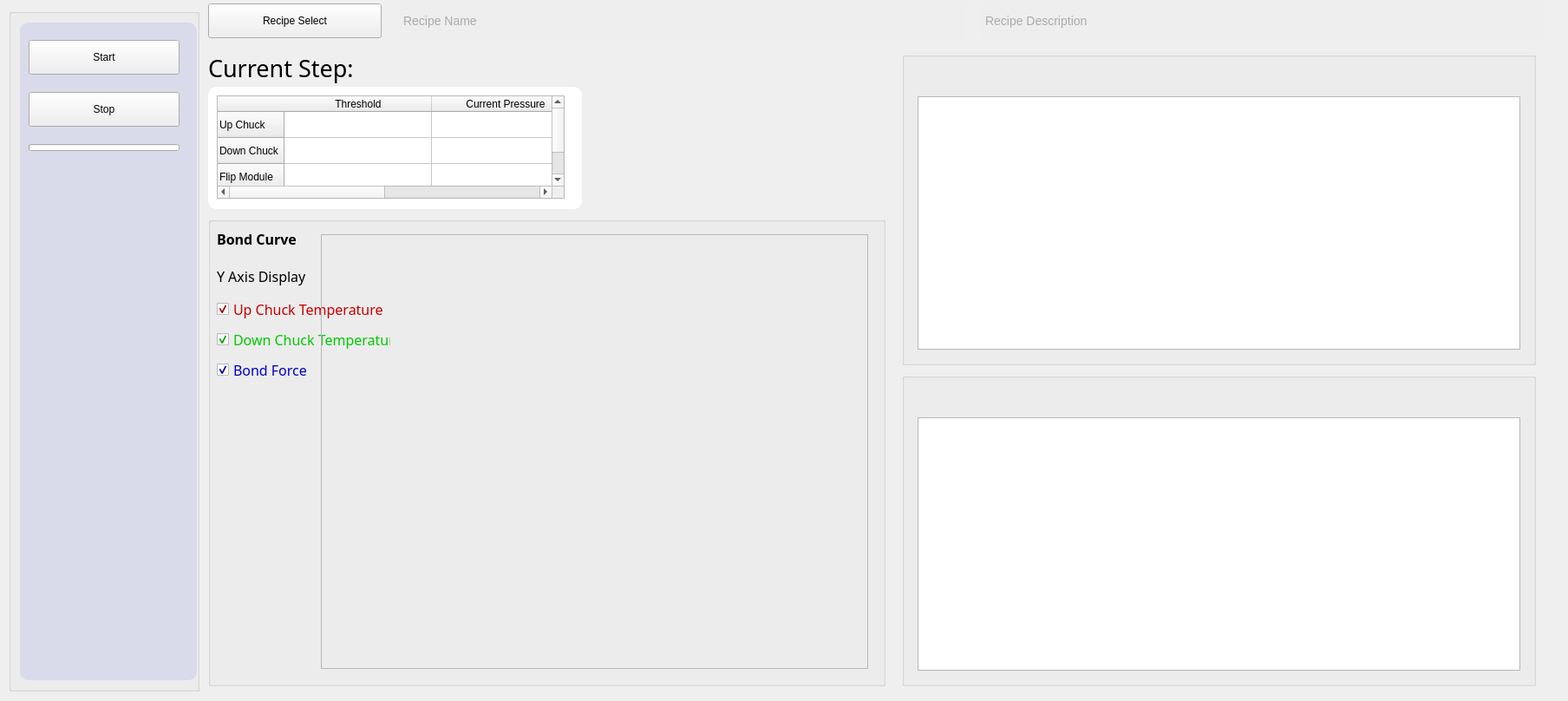
<?xml version="1.0" encoding="UTF-8"?>
<ui version="4.0">
 <class>AutoProcessPage</class>
 <widget class="QWidget" name="AutoProcessPage">
  <property name="geometry">
   <rect>
    <x>0</x>
    <y>0</y>
    <width>1808</width>
    <height>808</height>
   </rect>
  </property>
  <property name="windowTitle">
   <string>Form</string>
  </property>
  <widget class="ISTAR::GUI::GroupBox" name="sideGroup">
   <property name="geometry">
    <rect>
     <x>10</x>
     <y>10</y>
     <width>220</width>
     <height>787</height>
    </rect>
   </property>
   <property name="minimumSize">
    <size>
     <width>220</width>
     <height>0</height>
    </size>
   </property>
   <property name="maximumSize">
    <size>
     <width>220</width>
     <height>16777215</height>
    </size>
   </property>
   <layout class="QVBoxLayout" name="sideOuter">
    <property name="spacing">
     <number>0</number>
    </property>
    <property name="leftMargin">
     <number>10</number>
    </property>
    <property name="topMargin">
     <number>10</number>
    </property>
    <property name="rightMargin">
     <number>0</number>
    </property>
    <property name="bottomMargin">
     <number>10</number>
    </property>
    <item>
     <widget class="QWidget" name="contentWidget" native="true">
      <property name="styleSheet">
       <string>QWidget#contentWidget{background-color:#D9DBEB;border-radius:10px;}</string>
      </property>
      <layout class="QVBoxLayout" name="btnLayout">
       <property name="spacing">
        <number>20</number>
       </property>
       <property name="leftMargin">
        <number>10</number>
       </property>
       <property name="topMargin">
        <number>20</number>
       </property>
       <property name="rightMargin">
        <number>20</number>
       </property>
       <property name="bottomMargin">
        <number>0</number>
       </property>
       <item>
        <widget class="ISTAR::GUI::EffectButton" name="btn_Start">
         <property name="minimumSize">
          <size>
           <width>0</width>
           <height>40</height>
          </size>
         </property>
         <property name="text">
          <string>Start</string>
         </property>
        </widget>
       </item>
       <item>
        <widget class="ISTAR::GUI::EffectButton" name="btn_Stop">
         <property name="enabled">
          <bool>true</bool>
         </property>
         <property name="minimumSize">
          <size>
           <width>0</width>
           <height>40</height>
          </size>
         </property>
         <property name="text">
          <string>Stop</string>
         </property>
        </widget>
       </item>
       <item>
        <widget class="QProgressBar" name="pb_Process">
         <property name="minimumSize">
          <size>
           <width>0</width>
           <height>8</height>
          </size>
         </property>
         <property name="maximumSize">
          <size>
           <width>16777215</width>
           <height>8</height>
          </size>
         </property>
         <property name="visible">
          <bool>false</bool>
         </property>
         <property name="value">
          <number>0</number>
         </property>
         <property name="textVisible">
          <bool>false</bool>
         </property>
        </widget>
       </item>
       <item>
        <spacer name="verticalSpacer">
         <property name="orientation">
          <enum>Qt::Vertical</enum>
         </property>
         <property name="sizeHint" stdset="0">
          <size>
           <width>0</width>
           <height>0</height>
          </size>
         </property>
        </spacer>
       </item>
      </layout>
     </widget>
    </item>
   </layout>
  </widget>
  <widget class="QWidget" name="widget" native="true">
   <property name="geometry">
    <rect>
     <x>240</x>
     <y>0</y>
     <width>1541</width>
     <height>48</height>
    </rect>
   </property>
   <layout class="QHBoxLayout" name="horizontalLayout">
    <property name="spacing">
     <number>20</number>
    </property>
    <item>
     <widget class="QPushButton" name="btn_recipe">
      <property name="minimumSize">
       <size>
        <width>200</width>
        <height>40</height>
       </size>
      </property>
      <property name="text">
       <string>Recipe Select</string>
      </property>
     </widget>
    </item>
    <item>
     <widget class="QLineEdit" name="le_repcipeName">
      <property name="sizePolicy">
       <sizepolicy hsizetype="Expanding" vsizetype="Fixed">
        <horstretch>1</horstretch>
        <verstretch>0</verstretch>
       </sizepolicy>
      </property>
      <property name="minimumSize">
       <size>
        <width>0</width>
        <height>40</height>
       </size>
      </property>
      <property name="maximumSize">
       <size>
        <width>16777215</width>
        <height>44</height>
       </size>
      </property>
      <property name="styleSheet">
       <string notr="true">QLineEdit{border:1px solid #EEEEEE;padding:5px 2px;background-color:#EEEEEE;border-radius:5px;color:#686868;font-size:14px;}
 QLineEdit:hover{border:1px solid #A4B7FF;}
 QLineEdit:focus{border:1px solid #4C70FA;}
 QLineEdit:disabled{background-color:#C8C8C8;color:#FFFFFF;}</string>
      </property>
      <property name="inputMask">
       <string/>
      </property>
      <property name="alignment">
       <set>Qt::AlignLeading|Qt::AlignLeft|Qt::AlignVCenter</set>
      </property>
      <property name="readOnly">
       <bool>true</bool>
      </property>
      <property name="placeholderText">
       <string>Recipe Name</string>
      </property>
     </widget>
    </item>
    <item>
     <widget class="QLineEdit" name="le_repcipeDescription">
      <property name="sizePolicy">
       <sizepolicy hsizetype="Expanding" vsizetype="Fixed">
        <horstretch>1</horstretch>
        <verstretch>0</verstretch>
       </sizepolicy>
      </property>
      <property name="minimumSize">
       <size>
        <width>0</width>
        <height>40</height>
       </size>
      </property>
      <property name="maximumSize">
       <size>
        <width>16777215</width>
        <height>44</height>
       </size>
      </property>
      <property name="styleSheet">
       <string notr="true">QLineEdit{border:1px solid #EEEEEE;padding:5px 2px;background-color:#EEEEEE;border-radius:5px;color:#686868;font-size:14px;}
 QLineEdit:hover{border:1px solid #A4B7FF;}
 QLineEdit:focus{border:1px solid #4C70FA;}
 QLineEdit:disabled{background-color:#C8C8C8;color:#FFFFFF;}</string>
      </property>
      <property name="inputMask">
       <string/>
      </property>
      <property name="alignment">
       <set>Qt::AlignLeading|Qt::AlignLeft|Qt::AlignVCenter</set>
      </property>
      <property name="readOnly">
       <bool>true</bool>
      </property>
      <property name="placeholderText">
       <string>Recipe Description</string>
      </property>
     </widget>
    </item>
   </layout>
  </widget>
  <widget class="QWidget" name="widget_2" native="true">
   <property name="geometry">
    <rect>
     <x>230</x>
     <y>60</y>
     <width>1541</width>
     <height>731</height>
    </rect>
   </property>
   <widget class="QWidget" name="layoutWidget">
    <property name="geometry">
     <rect>
      <x>10</x>
      <y>0</y>
      <width>791</width>
      <height>36</height>
     </rect>
    </property>
    <layout class="QHBoxLayout" name="horizontalLayout_2">
     <item>
      <widget class="QLabel" name="label_cur">
       <property name="font">
        <font>
         <family>Agency FB</family>
         <pointsize>20</pointsize>
        </font>
       </property>
       <property name="text">
        <string>Current Step:</string>
       </property>
      </widget>
     </item>
     <item>
      <widget class="QLabel" name="lbl_curTaskName">
       <property name="font">
        <font>
         <family>Agency FB</family>
         <pointsize>20</pointsize>
        </font>
       </property>
       <property name="text">
        <string/>
       </property>
      </widget>
     </item>
     <item>
      <spacer name="horizontalSpacer">
       <property name="orientation">
        <enum>Qt::Horizontal</enum>
       </property>
       <property name="sizeHint" stdset="0">
        <size>
         <width>40</width>
         <height>20</height>
        </size>
       </property>
      </spacer>
     </item>
    </layout>
   </widget>
   <widget class="ISTAR::GUI::GroupBox" name="groupBox">
    <property name="geometry">
     <rect>
      <x>10</x>
      <y>190</y>
      <width>781</width>
      <height>541</height>
     </rect>
    </property>
    <property name="minimumSize">
     <size>
      <width>150</width>
      <height>0</height>
     </size>
    </property>
    <property name="font">
     <font>
      <family>HarmonyOS Sans</family>
      <pointsize>12</pointsize>
     </font>
    </property>
    <property name="title">
     <string/>
    </property>
    <widget class="QLabel" name="lbl_Status_2">
     <property name="geometry">
      <rect>
       <x>10</x>
       <y>10</y>
       <width>121</width>
       <height>30</height>
      </rect>
     </property>
     <property name="minimumSize">
      <size>
       <width>0</width>
       <height>30</height>
      </size>
     </property>
     <property name="maximumSize">
      <size>
       <width>16777215</width>
       <height>30</height>
      </size>
     </property>
     <property name="font">
      <font>
       <family>HarmonyOS Sans</family>
       <pointsize>12</pointsize>
       <weight>75</weight>
       <bold>true</bold>
      </font>
     </property>
     <property name="text">
      <string>Bond Curve</string>
     </property>
    </widget>
    <widget class="QWidget" name="layoutWidget_13">
     <property name="geometry">
      <rect>
       <x>10</x>
       <y>50</y>
       <width>201</width>
       <height>141</height>
      </rect>
     </property>
     <layout class="QVBoxLayout" name="verticalLayout_15">
      <item>
       <widget class="QLabel" name="label">
        <property name="text">
         <string>Y Axis Display</string>
        </property>
       </widget>
      </item>
      <item>
       <widget class="QCheckBox" name="ckb_upChuckTemperature">
        <property name="font">
         <font>
          <family>HarmonyOS Sans</family>
          <pointsize>12</pointsize>
         </font>
        </property>
        <property name="styleSheet">
         <string notr="true">color:rgb(200, 0, 0);</string>
        </property>
        <property name="text">
         <string>Up Chuck Temperature</string>
        </property>
        <property name="checked">
         <bool>true</bool>
        </property>
       </widget>
      </item>
      <item>
       <widget class="QCheckBox" name="ckb_downChuckTemperature">
        <property name="font">
         <font>
          <family>HarmonyOS Sans</family>
          <pointsize>12</pointsize>
          <stylestrategy>PreferDefault</stylestrategy>
         </font>
        </property>
        <property name="styleSheet">
         <string notr="true">color:rgb(0, 200, 0);</string>
        </property>
        <property name="text">
         <string>Down Chuck Temperature</string>
        </property>
        <property name="checked">
         <bool>true</bool>
        </property>
       </widget>
      </item>
      <item>
       <widget class="QCheckBox" name="ckb_bondForce">
        <property name="font">
         <font>
          <family>HarmonyOS Sans</family>
          <pointsize>12</pointsize>
         </font>
        </property>
        <property name="styleSheet">
         <string notr="true">color:rgb(0, 0, 200);</string>
        </property>
        <property name="text">
         <string>Bond Force</string>
        </property>
        <property name="checked">
         <bool>true</bool>
        </property>
       </widget>
      </item>
     </layout>
    </widget>
    <widget class="QFrame" name="frm_Plot">
     <property name="geometry">
      <rect>
       <x>130</x>
       <y>20</y>
       <width>631</width>
       <height>501</height>
      </rect>
     </property>
     <property name="sizePolicy">
      <sizepolicy hsizetype="Expanding" vsizetype="Expanding">
       <horstretch>0</horstretch>
       <verstretch>0</verstretch>
      </sizepolicy>
     </property>
     <property name="frameShape">
      <enum>QFrame::StyledPanel</enum>
     </property>
     <property name="frameShadow">
      <enum>QFrame::Raised</enum>
     </property>
    </widget>
   </widget>
   <widget class="QWidget" name="widget_3" native="true">
    <property name="geometry">
     <rect>
      <x>10</x>
      <y>40</y>
      <width>431</width>
      <height>141</height>
     </rect>
    </property>
    <property name="styleSheet">
     <string notr="true">QWidget#widget_3{background-color:#FFFFFF;border-radius:10px;}</string>
    </property>
    <widget class="ISTAR::GUI::TableWidget" name="tw_status">
     <property name="geometry">
      <rect>
       <x>10</x>
       <y>10</y>
       <width>401</width>
       <height>119</height>
      </rect>
     </property>
     <property name="minimumSize">
      <size>
       <width>250</width>
       <height>0</height>
      </size>
     </property>
     <property name="lineWidth">
      <number>1</number>
     </property>
     <property name="editTriggers">
      <set>QAbstractItemView::NoEditTriggers</set>
     </property>
     <attribute name="horizontalHeaderDefaultSectionSize">
      <number>170</number>
     </attribute>
     <row>
      <property name="text">
       <string>Up Chuck</string>
      </property>
     </row>
     <row>
      <property name="text">
       <string>Down Chuck</string>
      </property>
     </row>
     <row>
      <property name="text">
       <string>Flip Module</string>
      </property>
     </row>
     <column>
      <property name="text">
       <string>Threshold</string>
      </property>
     </column>
     <column>
      <property name="text">
       <string>Current Pressure</string>
      </property>
     </column>
    </widget>
   </widget>
   <widget class="ISTAR::GUI::GroupBox" name="gb_blueWaferStatus">
    <property name="geometry">
     <rect>
      <x>810</x>
      <y>0</y>
      <width>731</width>
      <height>361</height>
     </rect>
    </property>
    <property name="sizePolicy">
     <sizepolicy hsizetype="Preferred" vsizetype="Preferred">
      <horstretch>0</horstretch>
      <verstretch>0</verstretch>
     </sizepolicy>
    </property>
    <property name="minimumSize">
     <size>
      <width>500</width>
      <height>0</height>
     </size>
    </property>
    <property name="maximumSize">
     <size>
      <width>9999999</width>
      <height>16777215</height>
     </size>
    </property>
    <layout class="QGridLayout" name="gridLayout_26">
     <property name="leftMargin">
      <number>15</number>
     </property>
     <property name="topMargin">
      <number>45</number>
     </property>
     <property name="rightMargin">
      <number>15</number>
     </property>
     <property name="bottomMargin">
      <number>15</number>
     </property>
     <property name="horizontalSpacing">
      <number>15</number>
     </property>
     <property name="verticalSpacing">
      <number>6</number>
     </property>
     <item row="0" column="0">
      <widget class="BlueFilmChipDiagram" name="gv_blueWaferStatus"/>
     </item>
    </layout>
   </widget>
   <widget class="ISTAR::GUI::GroupBox" name="gb_downWaferStatus">
    <property name="geometry">
     <rect>
      <x>810</x>
      <y>370</y>
      <width>731</width>
      <height>361</height>
     </rect>
    </property>
    <property name="sizePolicy">
     <sizepolicy hsizetype="Preferred" vsizetype="Preferred">
      <horstretch>0</horstretch>
      <verstretch>0</verstretch>
     </sizepolicy>
    </property>
    <property name="minimumSize">
     <size>
      <width>500</width>
      <height>0</height>
     </size>
    </property>
    <property name="maximumSize">
     <size>
      <width>9999999</width>
      <height>16777215</height>
     </size>
    </property>
    <layout class="QGridLayout" name="gridLayout_27">
     <property name="leftMargin">
      <number>15</number>
     </property>
     <property name="topMargin">
      <number>45</number>
     </property>
     <property name="rightMargin">
      <number>15</number>
     </property>
     <property name="bottomMargin">
      <number>15</number>
     </property>
     <property name="horizontalSpacing">
      <number>15</number>
     </property>
     <property name="verticalSpacing">
      <number>6</number>
     </property>
     <item row="0" column="0">
      <widget class="DownWaferDiagram" name="gv_downWaferStatus"/>
     </item>
    </layout>
   </widget>
  </widget>
 </widget>
 <customwidgets>
  <customwidget>
   <class>ISTAR::GUI::GroupBox</class>
   <extends>QGroupBox</extends>
   <header>groupbox/groupbox.h</header>
   <container>1</container>
  </customwidget>
  <customwidget>
   <class>ISTAR::GUI::EffectButton</class>
   <extends>QPushButton</extends>
   <header>button/effectbutton.h</header>
  </customwidget>
  <customwidget>
   <class>ISTAR::GUI::TableWidget</class>
   <extends>QTableWidget</extends>
   <header>tablewidget/tablewidget.h</header>
  </customwidget>
  <customwidget>
   <class>BlueFilmChipDiagram</class>
   <extends>QGraphicsView</extends>
   <header>ProcessModule/Components/DiagramComponent/BlueFilmChipDiagram.h</header>
  </customwidget>
  <customwidget>
   <class>DownWaferDiagram</class>
   <extends>QGraphicsView</extends>
   <header>ProcessModule/Components/DiagramComponent/DownWaferDiagram.h</header>
  </customwidget>
 </customwidgets>
 <resources/>
 <connections/>
</ui>
